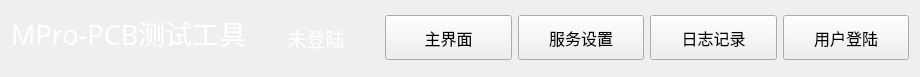
<?xml version="1.0" encoding="UTF-8"?>
<ui version="4.0">
 <class>Navbarwid</class>
 <widget class="QWidget" name="Navbarwid">
  <property name="geometry">
   <rect>
    <x>0</x>
    <y>0</y>
    <width>920</width>
    <height>77</height>
   </rect>
  </property>
  <property name="windowTitle">
   <string>Form</string>
  </property>
  <layout class="QGridLayout" name="gridLayout">
   <item row="0" column="0">
    <widget class="QLabel" name="label">
     <property name="minimumSize">
      <size>
       <width>0</width>
       <height>50</height>
      </size>
     </property>
     <property name="font">
      <font>
       <family>微软雅黑</family>
       <pointsize>20</pointsize>
      </font>
     </property>
     <property name="styleSheet">
      <string notr="true">color: rgb(255, 255, 255);</string>
     </property>
     <property name="text">
      <string>MPro-PCB测试工具</string>
     </property>
     <property name="alignment">
      <set>Qt::AlignLeading|Qt::AlignLeft|Qt::AlignTop</set>
     </property>
    </widget>
   </item>
   <item row="0" column="1">
    <widget class="QLabel" name="userLab">
     <property name="minimumSize">
      <size>
       <width>90</width>
       <height>0</height>
      </size>
     </property>
     <property name="font">
      <font>
       <family>微软雅黑</family>
       <pointsize>14</pointsize>
      </font>
     </property>
     <property name="contextMenuPolicy">
      <enum>Qt::PreventContextMenu</enum>
     </property>
     <property name="styleSheet">
      <string notr="true">color: rgb(255, 255, 255);</string>
     </property>
     <property name="text">
      <string>未登陆</string>
     </property>
     <property name="alignment">
      <set>Qt::AlignCenter</set>
     </property>
    </widget>
   </item>
   <item row="0" column="2">
    <widget class="QPushButton" name="homeBtn">
     <property name="minimumSize">
      <size>
       <width>90</width>
       <height>0</height>
      </size>
     </property>
     <property name="maximumSize">
      <size>
       <width>230</width>
       <height>45</height>
      </size>
     </property>
     <property name="font">
      <font>
       <family>微软雅黑</family>
       <pointsize>12</pointsize>
      </font>
     </property>
     <property name="text">
      <string>主界面</string>
     </property>
    </widget>
   </item>
   <item row="0" column="3">
    <widget class="QPushButton" name="setBtn">
     <property name="minimumSize">
      <size>
       <width>90</width>
       <height>0</height>
      </size>
     </property>
     <property name="maximumSize">
      <size>
       <width>230</width>
       <height>45</height>
      </size>
     </property>
     <property name="font">
      <font>
       <family>微软雅黑</family>
       <pointsize>12</pointsize>
      </font>
     </property>
     <property name="text">
      <string>服务设置</string>
     </property>
    </widget>
   </item>
   <item row="0" column="4">
    <widget class="QPushButton" name="logBtn">
     <property name="minimumSize">
      <size>
       <width>90</width>
       <height>0</height>
      </size>
     </property>
     <property name="maximumSize">
      <size>
       <width>230</width>
       <height>45</height>
      </size>
     </property>
     <property name="font">
      <font>
       <family>微软雅黑</family>
       <pointsize>12</pointsize>
      </font>
     </property>
     <property name="text">
      <string>日志记录</string>
     </property>
    </widget>
   </item>
   <item row="0" column="5">
    <widget class="QPushButton" name="loginBtn">
     <property name="minimumSize">
      <size>
       <width>90</width>
       <height>0</height>
      </size>
     </property>
     <property name="maximumSize">
      <size>
       <width>230</width>
       <height>45</height>
      </size>
     </property>
     <property name="font">
      <font>
       <family>微软雅黑</family>
       <pointsize>12</pointsize>
      </font>
     </property>
     <property name="text">
      <string>用户登陆</string>
     </property>
    </widget>
   </item>
  </layout>
 </widget>
 <resources/>
 <connections/>
</ui>
